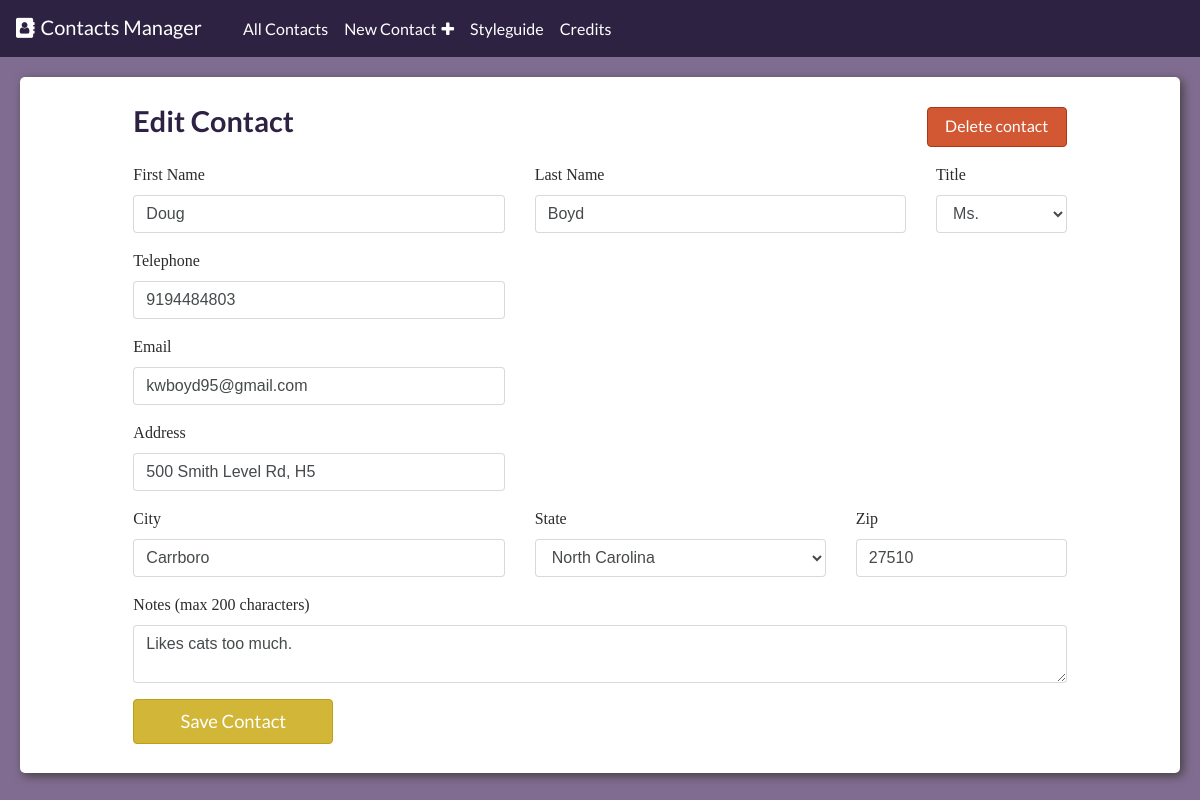
Page /edit.php?id=15 on the committed database.
### tables this page shows
CREATE TABLE `contacts` (
  `id` int(11) NOT NULL,
  `fname` varchar(30) NOT NULL,
  `lname` varchar(30) NOT NULL,
  `title` varchar(5) NOT NULL,
  `phone` varchar(15) NOT NULL,
  `email` varchar(30) NOT NULL,
  `street` varchar(50) NOT NULL,
  `city` varchar(50) NOT NULL,
  `state` varchar(2) NOT NULL,
  `zip` varchar(10) NOT NULL,
  `notes` text NOT NULL
);

### edit.php (the view, shortened to what this page needs)
<?php
  include 'header.php';
  $id = $_GET['id'];
  $stmt = $db->prepare('SELECT * from contacts WHERE id = :id LIMIT 1');
  $stmt->bindParam(':id', $id);
  $stmt->execute();
  $contact = $stmt->fetch(PDO::FETCH_ASSOC);
?>
<div class="col-10 offset-1">
  <div class="form-container">
  <div class="flex form-header">
<h2>Edit Contact</h2>
<a href="/delete.php?id=<?= $contact['id']; ?>" class="btn medium btn-danger" onclick="return confirm('Are you sure you want to delete this contact?');">Delete contact</a>
</div>
<form method="POST" action="/update.php">
  <div class="row">
  <div class="form-group col-sm-5">
    <label for="fname">First Name</label>
    <input class="form-control" type="text" name="fname" id="fname" value="<?= $contact['fname']; ?>" />
  </div>
  <div class="form-group col-sm-5">
    <label for="lname">Last Name</label>
    <input class="form-control" type="text" name="lname" id="lname" value="<?= $contact['lname']; ?>" />
  </div>
<div class="form-group col-sm-2">
  <label for="title">Title</label>
  <select name="title" id="title" value="<?= $contact['title']; ?>" class="form-control">
      <option value="Ms." selected>Ms.</option>
  </select>
</div>
</div>
<div class="row">
  <div class="form-group col-sm-5">
    <label for="phone">Telephone</label>
    <input class="form-control" type="tel" name="phone" id="phone" value="<?= $contact['phone']; ?>" />
  </div>
</div>
<div class="row">
  <div class="form-group col-sm-5">
    <label for="email">Email</label>
    <input class="form-control" type="email" name="email" id="email" value="<?= $contact['email']; ?>" />
  </div>
</div>
<div class="row">
  <div class="form-group col-sm-5">
    <label for="street">Address</label>
    <input class="form-control" type="text" name="street" id="street" value="<?= $contact['street']; ?>" />
  </div>
</div>
  <div class="row">
  <div class="form-group col-sm-5">
    <label for="city">City</label>
    <input class="form-control" type="text" name="city" id="city" value="<?= $contact['city']; ?>" />
  </div>
  <div class="form-group col-sm-4">
    <label for="state">State</label>
    <select name="state" id="state" value="<?= $contact['state']; ?>" class="form-control">
    	<option value="NC" <?= ($contact['state'] == 'NC') ? ' selected' : '' ?>>North Carolina</option>
    </select>
  </div>
  <div class="form-group col-sm-3">
    <label for="zip">Zip</label>
    <input class="form-control" type="number" name="zip" id="zip" value="<?= $contact['zip']; ?>" />
  </div>
</div>
  <div class="form-group">
    <label for="notes">Notes (max 200 characters)</label>
    <textarea class="form-control" name="notes" id="notes" value="<?= $contact['notes']; ?>"><?= $contact['notes']; ?></textarea>
  </div>
  <button class="btn btn-primary large">Save Contact</button>
</form>
</div>
</div>
<?php include 'footer.php'; ?>

### css/styles.css (style rules this page uses)
* { margin: 0; padding: 0; }
body { font-family: 'Droid Serif', serif; }
.flex { display: flex; }
.gray-purple { background-color: #806C90; }
.form-container { padding-top: 1.5em; padding-bottom: 1.5em; }
.form-header { justify-content: space-between; align-items: baseline; flex-wrap: wrap-reverse; margin-bottom: 10px; }
h1, h2, h3, h4, h5, th, nav a, .btn { font-family: 'Lato', sans-serif; }
h1, h2, h4, h5 { color: #2E2243; }
h2 { font-size: 1.8rem; font-weight: 700; }
.form-container h2 { margin-bottom: 15px; }
.medium { width: 140px; height: 40px; font-size: 1rem; }
.large { width: 200px; height: 45px; font-size: 1.15rem; }
.btn { cursor: pointer; flex-grow: 0; flex-shrink: 0; }
a { color: #d2b637; cursor: pointer; }
.btn-primary { background-color: #d2b637; border-color: #bda019; }
.btn-danger { background-color: #d25834; border-color: #ad3612; }

### rows in the picture
contacts: fname "Doug", lname "Boyd", title "Ms.", phone "9194484803", email "kwboyd95@gmail.com", street "500 Smith Level Rd, H5", city "Carrboro", state "North Carolina", zip "27510", notes "Likes cats too much."
